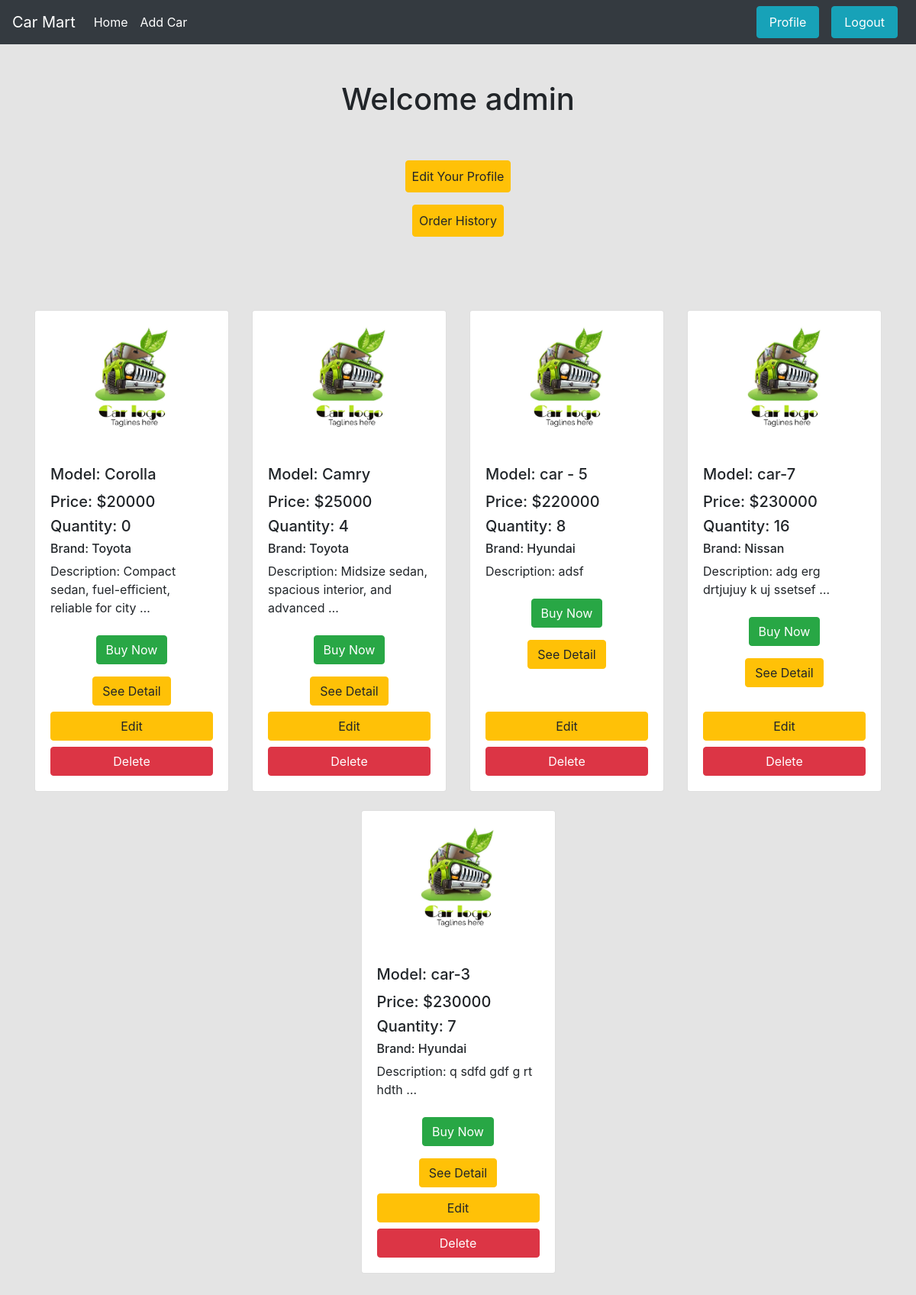
Screenshot of /customer/profile/ (signed in) with the database file from the repository.
### car/models.py (models this page shows, shortened)
class Car(models.Model):
    title = models.CharField(max_length=100)
    price = models.IntegerField()
    details = models.TextField()
    quantity = models.IntegerField(default=1)
    brand = models.ForeignKey(Brand, on_delete=models.CASCADE, related_name='cars') #one bra
    customer = models.ForeignKey(User, on_delete=models.SET_NULL, blank=True, null=True)
    image = models.ImageField(upload_to='uploads/', blank=True, null=True)

### brand/models.py (models this page shows)
class Brand(models.Model):
    name = models.CharField(max_length=100, unique=True)
    slug = models.SlugField(max_length=100, unique=True, null=True, blank=True)
    def __str__(self):
        return self.name

### customer/views.py (the view)
# urls.py: path('profile/', views.user_profile, name = 'profile'),
@login_required
def user_profile(request):
    data = Car.objects.filter(customer = request.user)
    return render(request, 'profile.html', {'data':data})

### customer/templates/profile.html (shortened to what this page needs)
{% extends 'base.html' %}
{% load static %}
{% block content %}
<h1 class="p-5 text-center">Welcome {{ user.username }}</h1>
<div class="d-flex justify-content-center">
    <a class="btn btn-warning p-2" href="{% url 'edit_profile' %}">Edit Your Profile</a>
</div>
<div class="d-flex justify-content-center">
    <a class="btn btn-warning p-2 mt-3" href="{% url 'order_history' %}">Order History</a>
</div>
<br><br>
<div class="container my-5">
    <div class="row justify-content-center">
        {% for car in data %}
        <div class="col-sm-6 col-md-4 col-lg-3 mb-4">
            <div class="card h-100">
                <div class="card-body d-flex flex-column">
                    <div class="d-flex justify-content-center mb-3">
                        {% if i.image %}
                        <img src="{{ i.image.url }}" style="width: auto; height: 150px;" alt="Car image">
                        {% else %}
                        <img style="width: auto; height: 150px;"
                            src="{% static 'images.jpeg'%}" alt="images/jpeg">
                        {% endif %}
                        </div>
                    <h5 class="card-title mt-3">Model: {{ car.title }}</h5>
                    <h5 class="card-text">Price: ${{ car.price }}</h5>
                    <h5 class="card-text">Quantity: {{ car.quantity }}</h5>
                    <h6 class="card-text">Brand: {{ car.brand }}</h6>
                    <p class="card-text">Description: {{ car.details |truncatewords:6 }}</p>
                    <div class="d-flex flex-column align-items-center">
                        {% if user.is_authenticated %}
                        <form method="post" action="{% url 'buy_car' car.id %}">
                            <button type="submit" class="btn btn-success my-2">Buy Now</button>
                        </form>
                        {% else %}
                        <p><a href="/login/">Login</a> to buy this car.</p>
                        {% endif %}
                        <a href="{% url 'details_car' car.id %}" class="btn btn-warning my-2">See Detail</a>
                    </div>
                    <a href="{% url 'edit_car' car.id %}" class="btn btn-warning mt-auto">Edit</a>
                    <a href="{% url 'delete_car' car.id %}" class="btn btn-danger mt-2">Delete</a>
                </div>
            </div>
        </div>
        {% endfor %}
    </div>
</div>
{% endblock %}

### templates/base.html (shortened to what this page needs)
<!doctype html>
<html lang="en">
    <head>
        <link rel="stylesheet"
            href="https://cdn.jsdelivr.net/npm/bootstrap@4.0.0/dist/css/bootstrap.min.css"
>
    </head>
    <body style="background-color : #e4e4e4">
        <nav class="navbar navbar-expand-lg navbar-dark bg-dark">
            <a class="navbar-brand" href="#">Car Mart</a>
            <div class="collapse navbar-collapse justify-content-between"
                id="navbarTogglerDemo02">
                <ul class="navbar-nav mr-auto mt-2 mt-lg-0">
                    <li class="nav-item active">
                        <a class="nav-link" href="{% url 'homepage' %}">Home
                                </a>
                    </li>
                    {% if request.user.is_authenticated %}
                    <li class="nav-item active">
                        <a class="nav-link" href="{% url 'add_car' %}">Add
                            Car</a>
                    </li>
                    {% endif %}
                </ul>
                <div class="d-flex">
                    <ul class="navbar-nav mr-auto mt-2 mt-lg-0">
                        {% if request.user.is_authenticated %}
                        <li class="nav-item active">
                            <a class="nav-link btn btn-info mx-2 px-3"
                                href="{% url 'profile' %}">Profile</a>
                        </li>
                        <li class="nav-item active">
                            <a class="nav-link btn btn-info mx-2 px-3"
                                href="{% url 'user_logout' %}">Logout</a>
                        </li>
                        {% endif %}
                    </ul>
                </div>
            </div>
        </nav>
        {% block content %}
        {% endblock %}
    </body>
</html>

### rows the page displays
Car: title "Corolla", price "20000", quantity "0", brand "Toyota", details "Compact sedan, fuel-efficient, reliable for city …"
Car: title "Camry", price "25000", quantity "4", brand "Toyota", details "Midsize sedan, spacious interior, and advanced …"
Car: title "car - 5", price "220000", quantity "8", brand "Hyundai", details "adsf"
Car: title "car-7", price "230000", quantity "16", brand "Nissan", details "adg erg drtjujuy k uj ssetsef …"
Car: title "car-3", price "230000", quantity "7", brand "Hyundai", details "q sdfd gdf g rt hdth …"

### other values shown
{{ user.username }} "admin"
